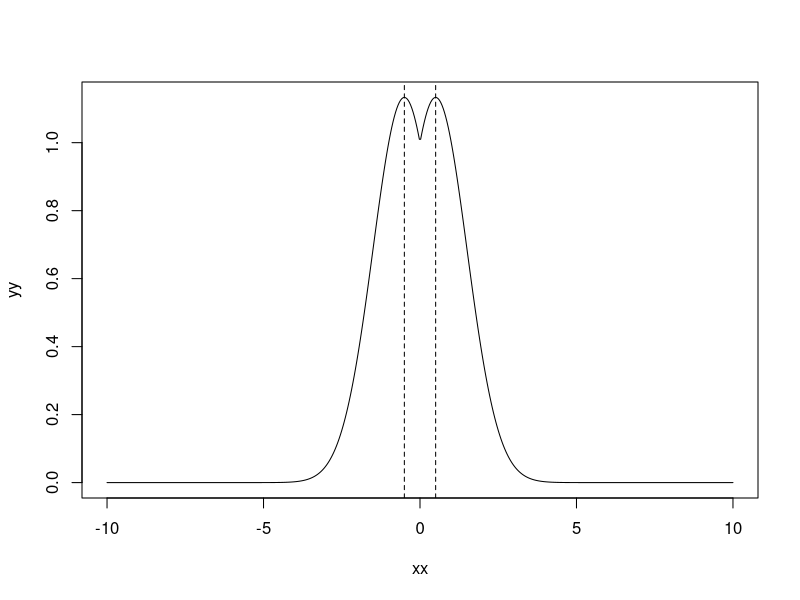
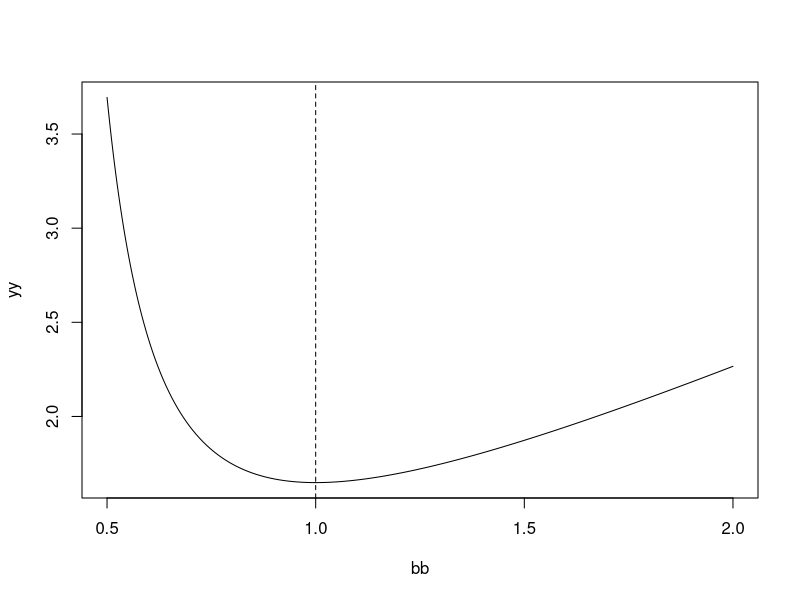

Write the R code that produced these figures, in order.
## ---- chunk 1
b <- 2
myfun <- function(x, b){exp( (2*abs(x) - x^2 * b)/(2 * b) )}
xx <- seq(-10, 10, len = 500)
yy <- myfun(xx, b = b)
plot(x = xx, y = yy, type = "l")
abline(v=c(-1/b,1/b), lty=2)
## ---- chunk 2
myfun2 <- function(b){b * exp( 1/(2*b^2) )}
bb <- seq(.5, 2, len = 500)
yy <- myfun2(b = bb)
plot(x = bb, y = yy, type = "l")
abline(v = 1, lty=2)
